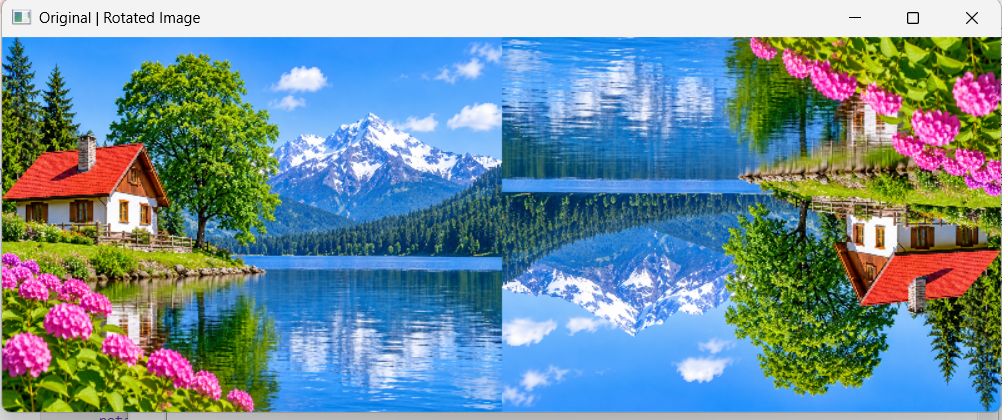
#> input picture exp.11.png, 1002 x 420 px
$ python '12. 270-Degree Rotation Clockwise.py'
#> lines starting #> are read from the running program, lines starting #| are printed output that depends on the picture
import cv2
import numpy as np
from tkinter import Tk, filedialog

root = Tk()
root.withdraw()

path = filedialog.askopenfilename()
#> the answer given: exp.11.png
img = cv2.imread(path)
#> img is the input picture: shape (420, 1002, 3); mean B, G, R 152.9, 141.6, 111.8

if img is not None:
    rotated = cv2.rotate(img, cv2.ROTATE_90_COUNTERCLOCKWISE)
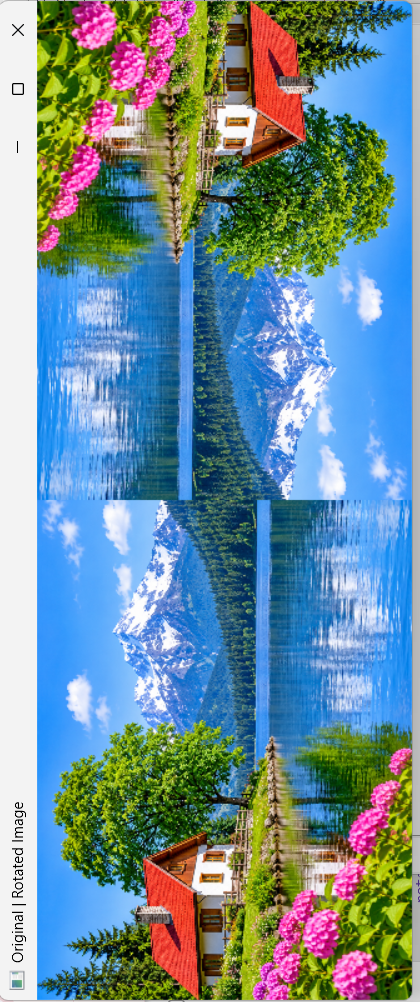
#> rotated: shape (1002, 420, 3); mean B, G, R 152.9, 141.6, 111.8

    img = cv2.resize(img, (400, 300))
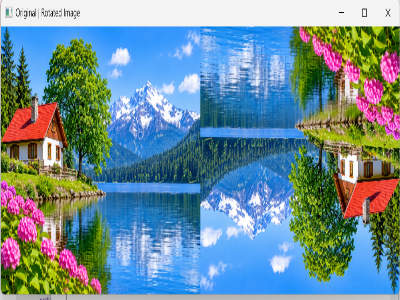
#> img: shape (300, 400, 3); mean B, G, R 152.8, 141.6, 111.7
    rotated = cv2.resize(rotated, (400, 300))
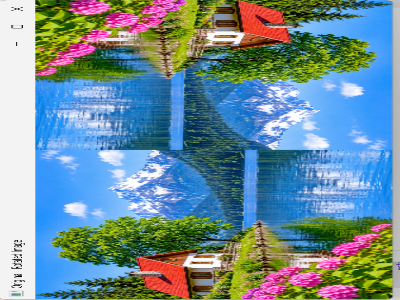
#> rotated: shape (300, 400, 3); mean B, G, R 152.8, 141.6, 111.7

    result = np.hstack((img, rotated))
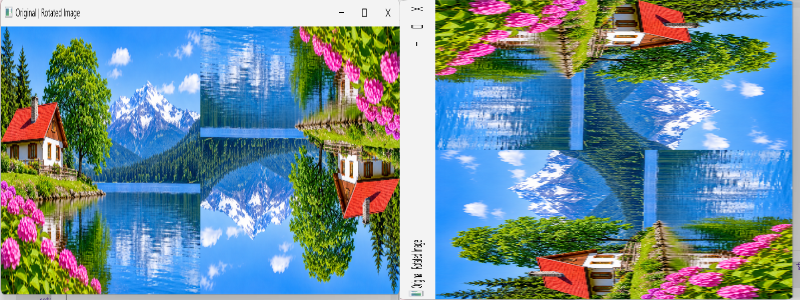
#> result: shape (300, 800, 3); mean B, G, R 152.8, 141.6, 111.7
    cv2.imshow('Original | 270 Degree Rotation', result)

    cv2.waitKey(0)
    cv2.destroyAllWindows()
else:
    print("Image not selected!")

$ run again, on exp.13.png
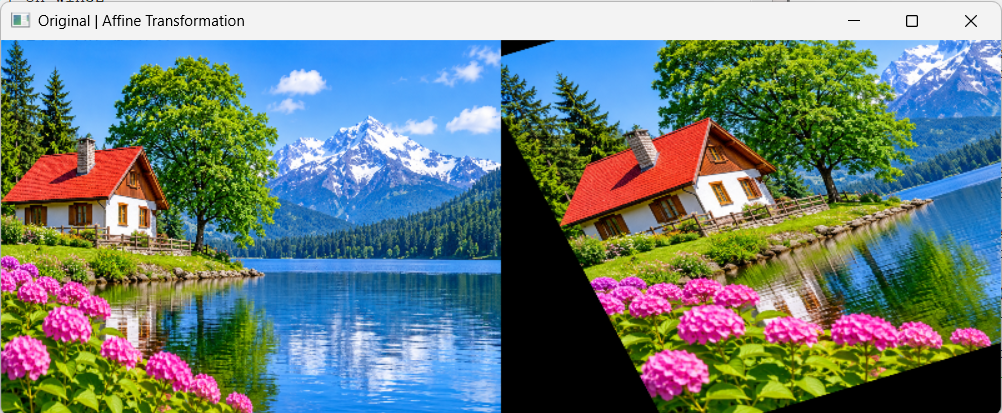
#> input picture exp.13.png, 1002 x 413 px
#> img is the input picture: shape (413, 1002, 3); mean B, G, R 123.3, 126, 107.7
#> img: shape (300, 400, 3)
#> `rotated = cv2.resize(rotated, (400, 300))`:
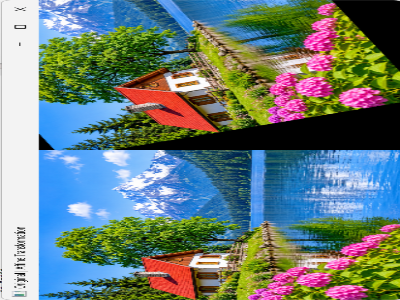
#> rotated: shape (300, 400, 3); mean B, G, R 123, 125.8, 107.5
#> `result = np.hstack((img, rotated))`:
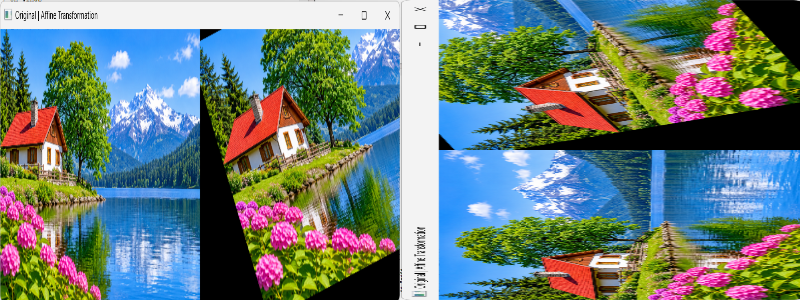
#> result: shape (300, 800, 3); mean B, G, R 123.1, 125.9, 107.5
